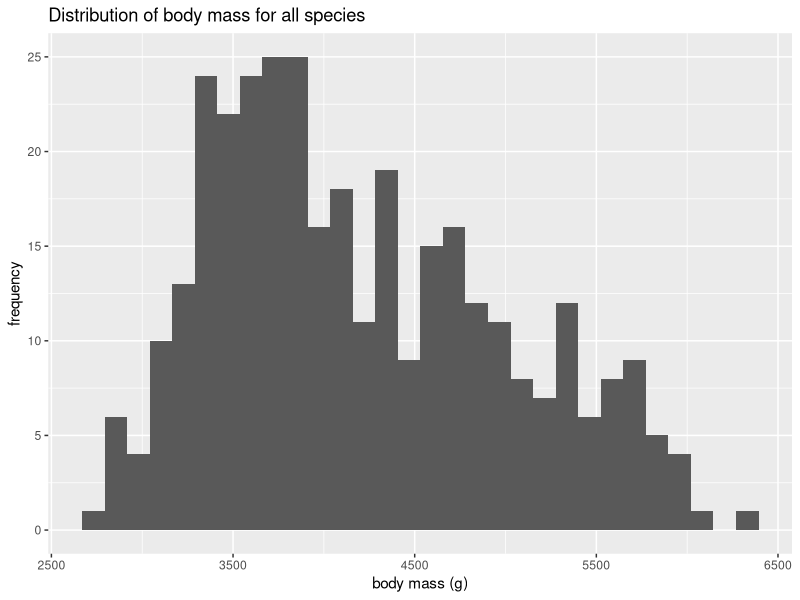
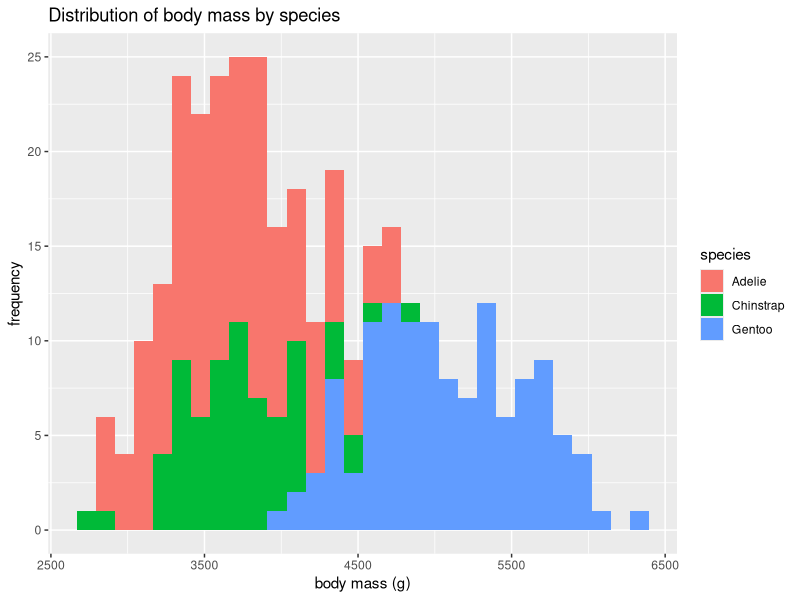
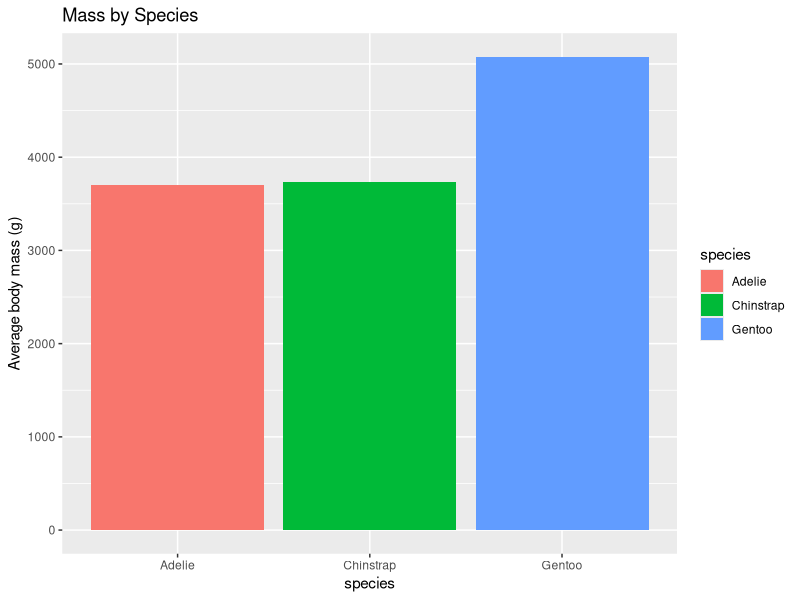
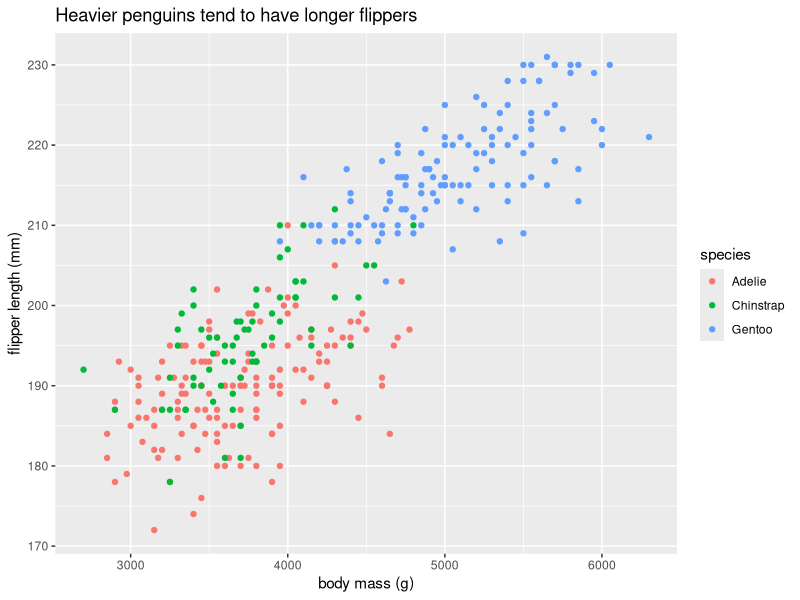
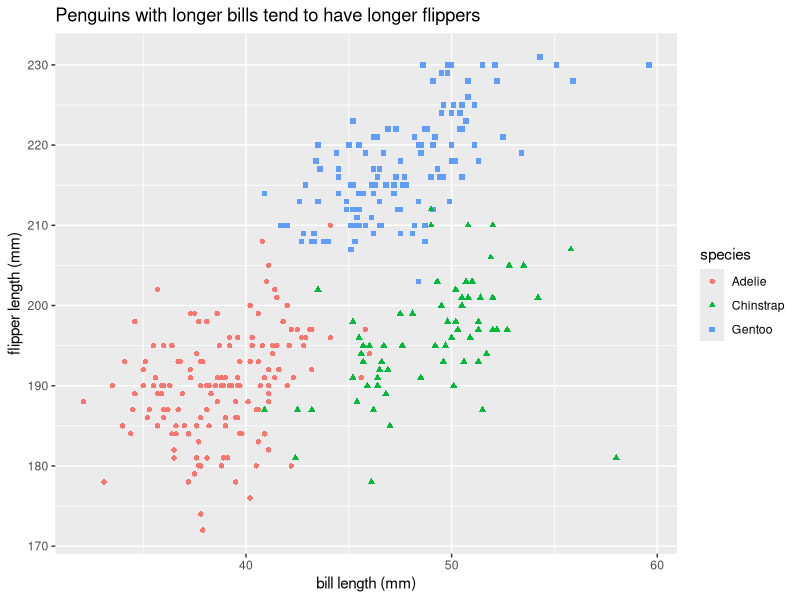
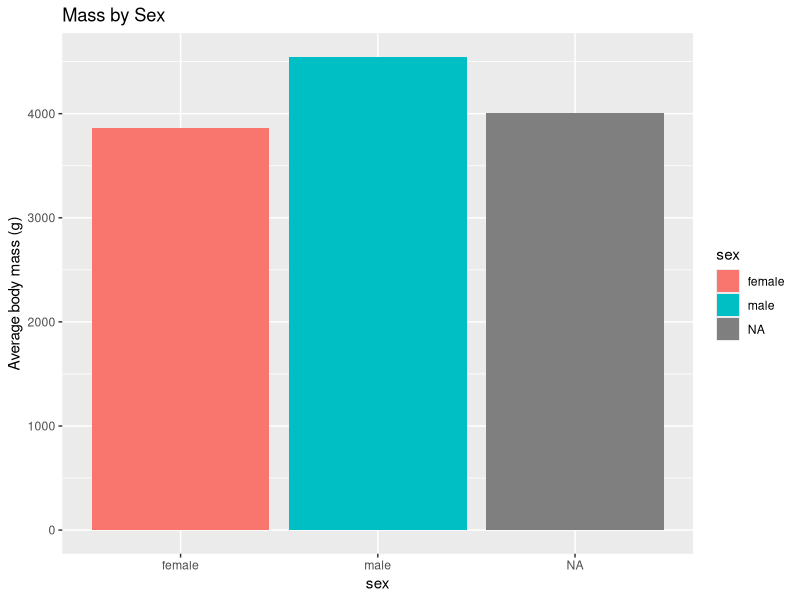
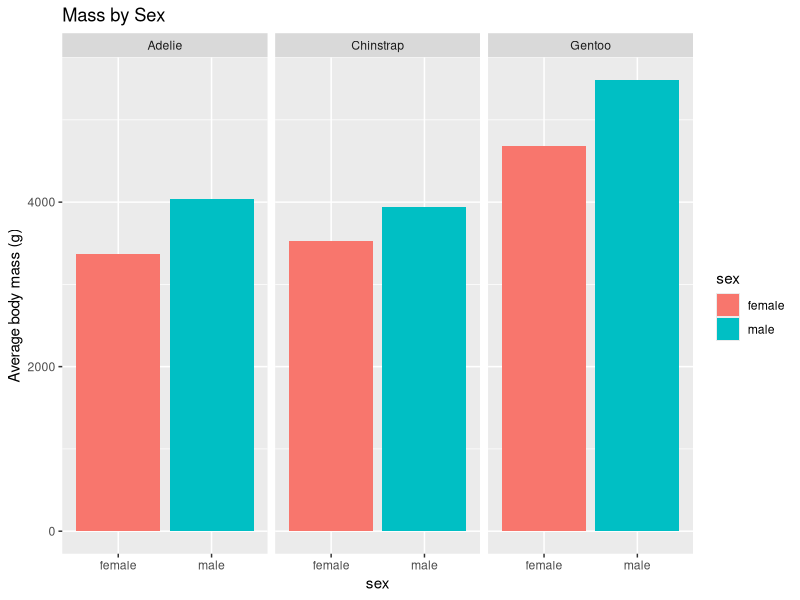
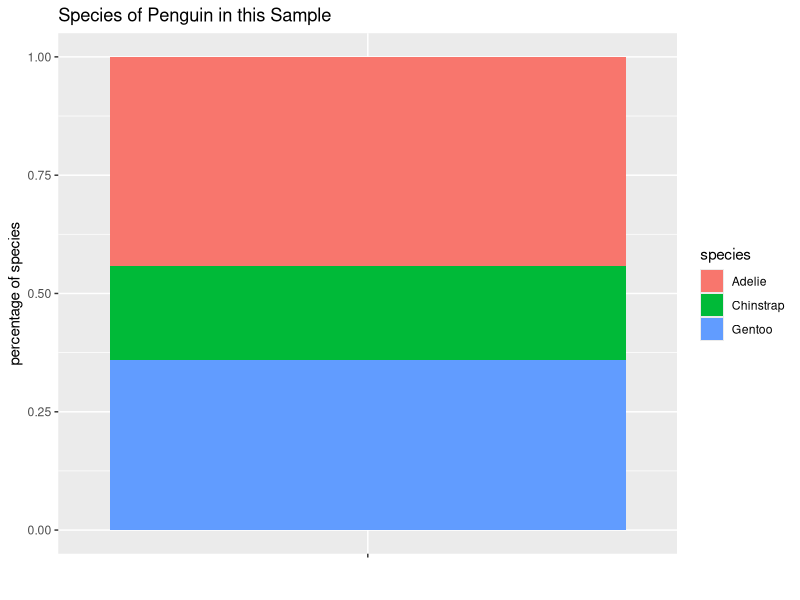

The R script that drew these images, in order:
## ---- chunk 1
library(palmerpenguins)
penguins<-palmerpenguins::penguins
penguins

library(tidyverse) # to make tidyverse commands available 

## ---- chunk 2
ggplot(data = penguins, mapping=aes(x=body_mass_g)) +
  geom_histogram() +
  labs(title="Distribution of body mass for all species", 
       x = "body mass (g)", 
       y = "frequency")

# this histogram shows a distribution of the variable body_mass_g
## ---- chunk 3

ggplot(data = penguins, mapping=aes(x=body_mass_g, fill=species)) +
  geom_histogram() +
  labs(title="Distribution of body mass by species", 
       x = "body mass (g)", 
       y = "frequency")

# Gentoo tend to have a larger body mass than Adelie and Chinstrap penguins.

## ---- chunk 4
penguinMass <- penguins %>% 
  group_by(species) %>% 
  summarize(avgMass = mean(body_mass_g, na.rm=TRUE))

ggplot(data=penguinMass, mapping=aes(x=species, y=avgMass, fill = species)) +
  geom_bar(stat="identity")+
  labs(title="Mass by Species", 
       y = "Average body mass (g)", 
       x = "species")
## ---- chunk 5
ggplot(data = penguins, mapping = aes(x=body_mass_g, y = flipper_length_mm, color = species)) +
  geom_point() +
  labs(title = "Heavier penguins tend to have longer flippers", 
       x = "body mass (g)", 
       y = "flipper length (mm)")
## ---- chunk 6
ggplot(data = penguins, 
       mapping = aes(x=bill_length_mm, 
                     y = flipper_length_mm, 
                     shape = species, 
                     color=species)) +
  geom_point() +
  labs(title = "Penguins with longer bills tend to have longer flippers", 
       x = "bill length (mm)", 
       y = "flipper length (mm)")
## ---- chunk 7
penguinMassBySex <- penguins %>% 
  group_by(sex) %>% 
  summarize(avgMass = mean(body_mass_g, na.rm=T))

ggplot(data=penguinMassBySex, mapping=aes(x=sex, y=avgMass, fill = sex)) +
  geom_bar(stat="identity")+
  labs(title="Mass by Sex", 
       y = "Average body mass (g)", x = "sex")
## ---- chunk 8
penguinMassBySexAndSp <- penguins %>% 
  group_by(sex, species) %>% 
  summarize(avgMass = mean(body_mass_g, na.rm=T)) %>% 
  na.omit()

ggplot(data=penguinMassBySexAndSp, mapping=aes(x=sex, y=avgMass, fill = sex)) +
  geom_bar(stat="identity") + 
  labs(title="Mass by Sex", y = "Average body mass (g)", x = "sex") +
  facet_wrap(~ species)
## ---- chunk 9

## ---- chunk 10
# first we need to calculate the number of penguins of each species in the dataset
penguinCounts <- penguins %>% group_by(species) %>% summarise(number = n())
penguinCounts

# now we need to divide each of those by the total to get the percentage
penguinCounts$perc <- penguinCounts$number / nrow(penguins)
penguinCounts

# now we can first make a bar plot with the data
penguinBP <- ggplot(penguinCounts, aes(x="", y=perc, fill = species)) +
  geom_bar(width=1, stat = "identity") +
  labs(title="Species of Penguin in this Sample", x="", y="percentage of species")

penguinBP

# and finally change that to a pie chart
penguinPieChart <- penguinBP + coord_polar("y")
penguinPieChart



# Generally speaking, pie charts aren't a great choice for data visualizations, because humans aren't good and comparing shapes with angles. Differences in bar charts are much easier for humans to interpret.
